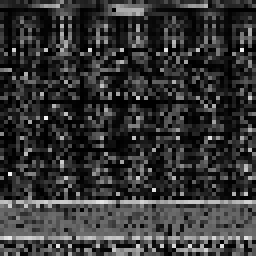
#> input picture test_images/grayscale3.png, 64 x 64 px (shown 4 times larger)
$ python image_level_decomposition_plot.py
#> lines starting #> are read from the running program, lines starting #| are printed output that depends on the picture
'''Plot the images in the wavelet transform'''
import pywt
import matplotlib.pyplot as plt
import cv2

img = cv2.imread("./test_images/grayscale3.png", cv2.IMREAD_GRAYSCALE)
#> img is the input picture: shape (64, 64); min 0, max 244, mean 52.6
# img = cv2.resize(img, (32,32))


Coeff = pywt.wavedec2(img, 'haar', level=2)
#> Coeff = 3 items


# Extracting the coefficients.
CA2 = Coeff[0]
(CH1, CV1, CD1) = Coeff[-1]
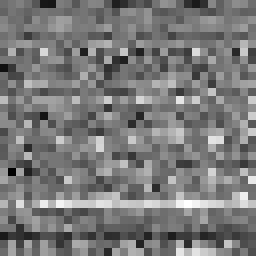
#> CH1: shape (32, 32) float64 (shown 8 times larger); min -142.5, max 158.5, mean 0.7; drawn with min black and max white
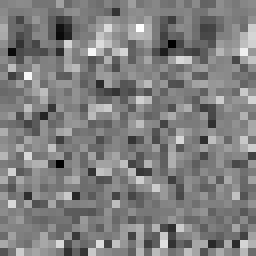
#> CV1: shape (32, 32) float64 (shown 8 times larger); min -156.5, max 154, mean -1.4; drawn with min black and max white
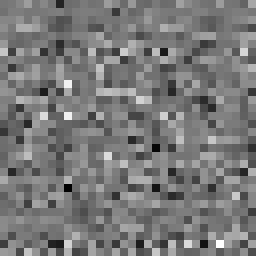
#> CD1: shape (32, 32) float64 (shown 8 times larger); min -137, max 147.5, mean -1.8; drawn with min black and max white
(CH2, CV2, CD2) = Coeff[-2]

plt.figure(figsize=(20,20))

plt.subplot(2,2,1)
plt.imshow(CA2, cmap=plt.cm.gray)
plt.title("CA2: Approximation Coeff", fontsize=30)

plt.subplot(2,2,2)
plt.imshow(CH2, cmap=plt.cm.gray)
plt.title("CH2: Horizontal Coeff", fontsize=30)

plt.subplot(2,2,3)
plt.imshow(CV2, cmap=plt.cm.gray)
plt.title("CV2: Vertical Coeff", fontsize=30)

plt.subplot(2,2,4)
plt.imshow(CD2, cmap=plt.cm.gray)
plt.title("CD2: Diagonal Coeff", fontsize=30)

arr, Coeff_slices = pywt.coeffs_to_array(Coeff)
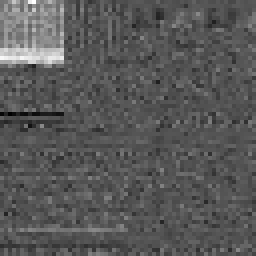
#> arr: shape (64, 64) float64 (shown 4 times larger); min -252.3, max 508, mean 11.4; drawn with min black and max white
#> Coeff_slices = 3 items
plt.figure(figsize=(20,20))
plt.imshow(arr, cmap=plt.cm.gray)
plt.title("All Wavelet Coeff", fontsize=30)

plt.figure(figsize=(20,20))

plt.subplot(2,2,2)
plt.imshow(CH1, cmap=plt.cm.gray)
plt.title("CH1: Horizontal Coeff", fontsize=30)

plt.subplot(2,2,3)
plt.imshow(CV1, cmap=plt.cm.gray)
plt.title("CV1: Vertical Coeff", fontsize=30)

plt.subplot(2,2,4)
plt.imshow(CD1, cmap=plt.cm.gray)
plt.title("CD1: Diagonal Coeff", fontsize=30)


plt.show()
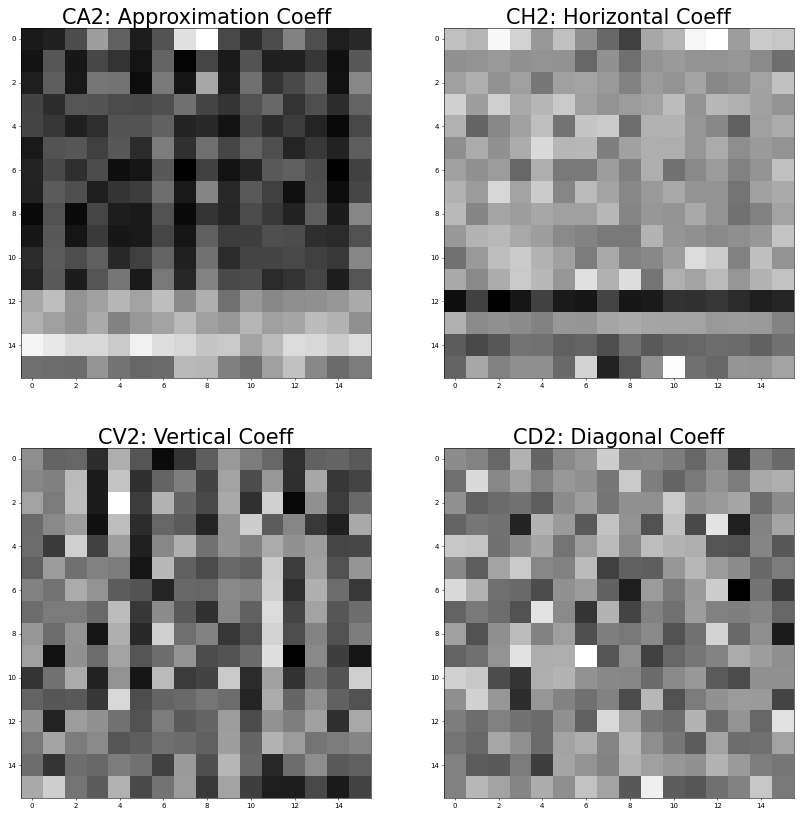
#> figure drawn by matplotlib, 4 panels

$ run again, with test_images/grayscale1.png copied over test_images/grayscale3.png
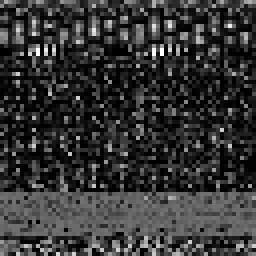
#> input picture test_images/grayscale1.png, 64 x 64 px (shown 4 times larger)
#> img is the input picture: shape (64, 64); min 0, max 255, mean 53
#> Coeff = 3 items
#> `arr, Coeff_slices = pywt.coeffs_to_array(Coeff)`:
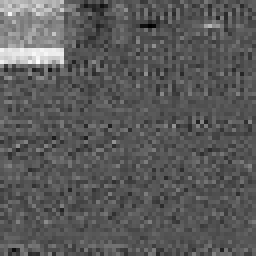
#> arr: shape (64, 64) float64 (shown 4 times larger); min -212.5, max 429.3, mean 14.8; drawn with min black and max white
#> `plt.show()`:
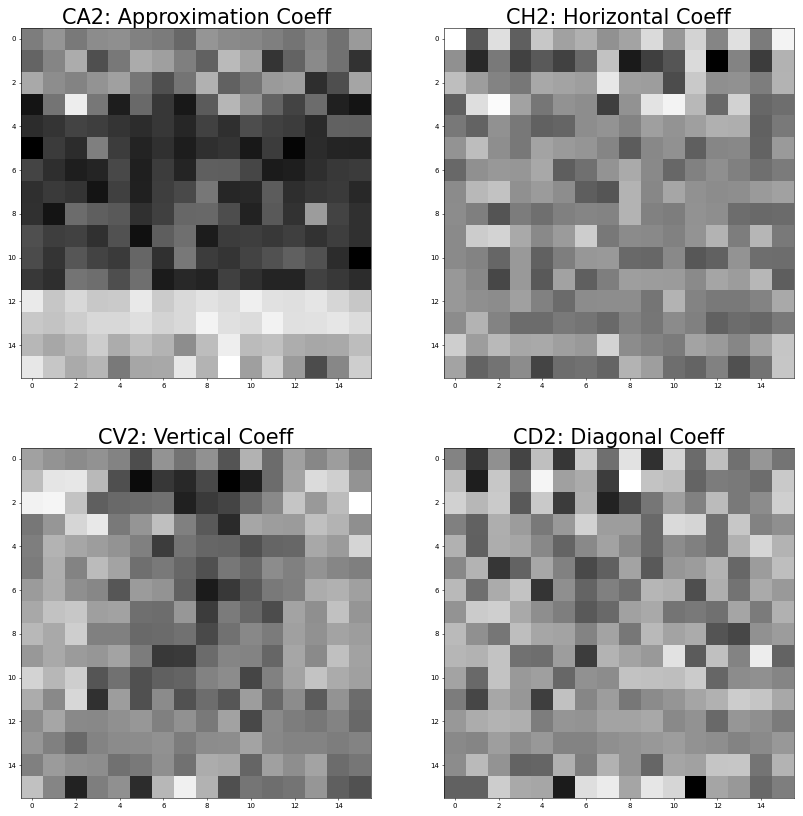
#> figure drawn by matplotlib, 4 panels

$ run again, with test_images/grayscale10.png copied over test_images/grayscale3.png
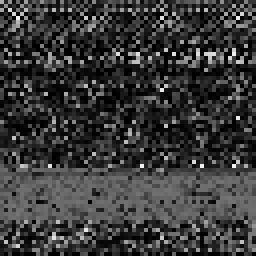
#> input picture test_images/grayscale10.png, 64 x 64 px (shown 4 times larger)
#> img is the input picture: shape (64, 64); min 0, max 244, mean 56.9
#> Coeff = 3 items
#> `arr, Coeff_slices = pywt.coeffs_to_array(Coeff)`:
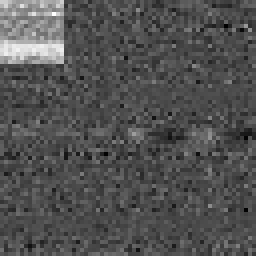
#> arr: shape (64, 64) float64 (shown 4 times larger); min -190, max 446, mean 14; drawn with min black and max white
#> `plt.show()`:
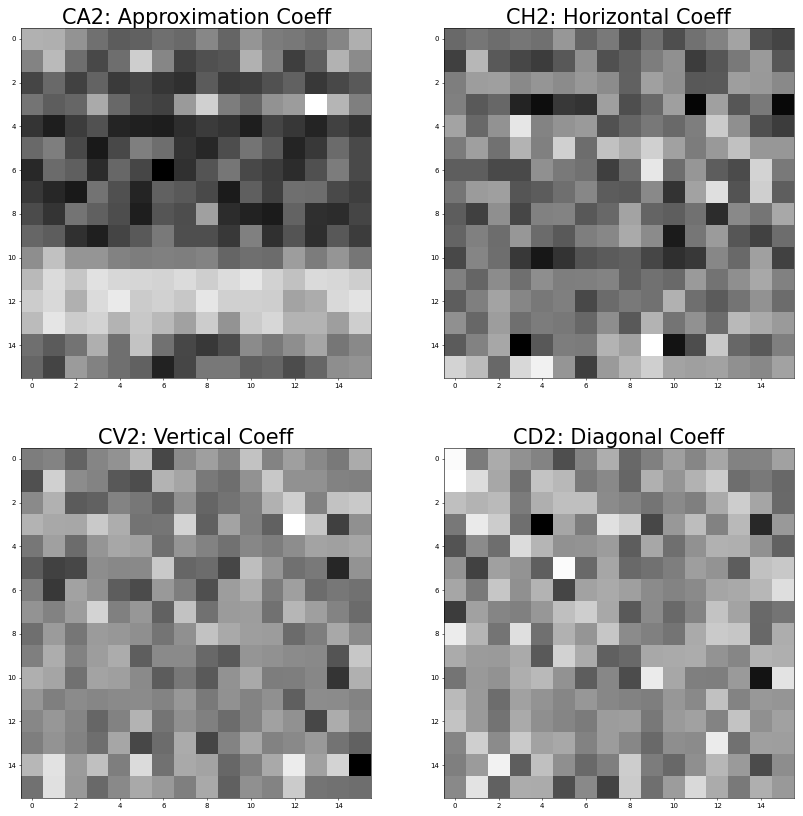
#> figure drawn by matplotlib, 4 panels

$ run again, with test_images/grayscale11.png copied over test_images/grayscale3.png
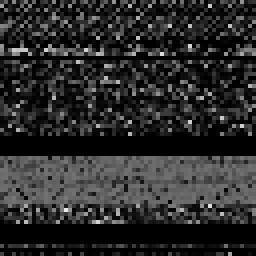
#> input picture test_images/grayscale11.png, 64 x 64 px (shown 4 times larger)
#> img is the input picture: shape (64, 64); min 0, max 234, mean 42.8
#> Coeff = 3 items
#> `arr, Coeff_slices = pywt.coeffs_to_array(Coeff)`:
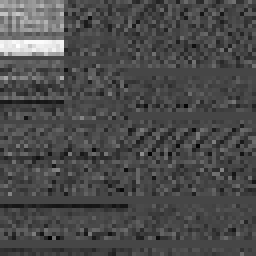
#> arr: shape (64, 64) float64 (shown 4 times larger); min -153, max 398.3, mean 10.5; drawn with min black and max white
#> `plt.show()`:
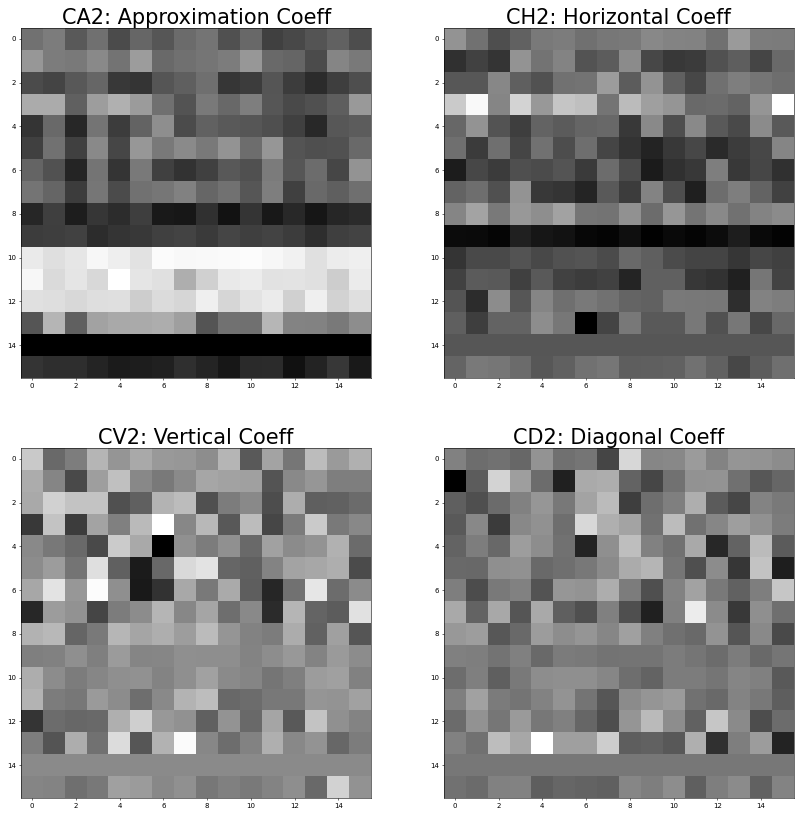
#> figure drawn by matplotlib, 4 panels
